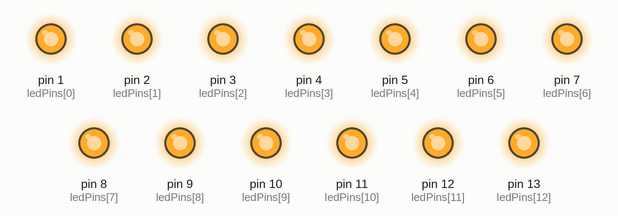
A sketch run on a simulated Arduino Uno, built with avr-gcc and run on an emulated ATmega328P. Shown: output pins drawn as LEDs (lit = HIGH). At 15.2 s the program stops and its outputs stay as they are.

Above: at 0.1 s.
At 14.7 s:
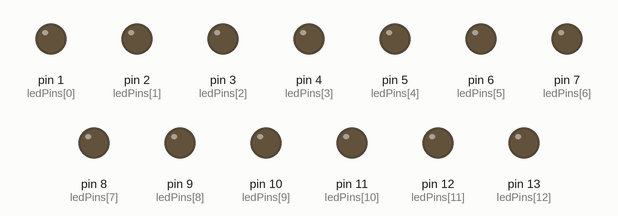
Timing chart, 0 to 16.2 s (numbered marks = the images above):
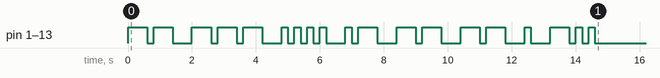

The sketch:

morse_code_flasher.ino
```cpp
/*
  Morse Code Flasher
  -------------------
  Every LED blinks the same message in Morse code, over and over.

  Morse timing (1 "unit" = UNIT milliseconds):
    dot             = 1 unit ON
    dash            = 3 units ON
    gap in a letter = 1 unit OFF   (between the dots/dashes of one letter)
    gap btwn letters= 3 units OFF
    gap btwn words  = 7 units OFF
*/

// 1) LIST YOUR LED PINS HERE.
//    From your picture the LEDs look like they're on pins 1 through 13.
//    Edit this list so it matches EXACTLY how you wired them.
const int ledPins[] = {1, 2, 3, 4, 5, 6, 7, 8, 9, 10, 11, 12, 13};
const int NUM_LEDS = sizeof(ledPins) / sizeof(ledPins[0]);

// 2) TYPE YOUR MESSAGE HERE (letters, numbers and spaces only).
const char message[] = "Mohammed";

// 3) SPEED. Higher number = slower blinking. 200 is a good starting point.
const int UNIT = 200;

// Morse patterns for A-Z
const char* LETTERS[] = {
  ".-","-...","-.-.","-..",".","..-.","--.","....","..",".---",
  "-.-",".-..","--","-.","---",".--.","--.-",".-.","...","-",
  "..-","...-",".--","-..-","-.--","--.."
};
// Morse patterns for 0-9
const char* DIGITS[] = {
  "-----",".----","..---","...--","....-",
  ".....","-....","--...","---..","----."
};

void setLeds(int state) {
  for (int i = 0; i < NUM_LEDS; i++) digitalWrite(ledPins[i], state);
}

void playSymbol(char symbol) {
  setLeds(HIGH);
  delay(symbol == '.' ? UNIT : UNIT * 3);  // dot = 1 unit, dash = 3 units
  setLeds(LOW);
  delay(UNIT);                             // gap between symbols = 1 unit
}

void playCode(const char* code) {
  for (int i = 0; code[i] != '\0'; i++) playSymbol(code[i]);
  delay(UNIT * 2);   // brings the gap after a letter up to 3 units total
}

void setup() {
  for (int i = 0; i < NUM_LEDS; i++) {
    pinMode(ledPins[i], OUTPUT);
    digitalWrite(ledPins[i], LOW);
  }
}

void loop() {
  for (int i = 0; message[i] != '\0'; i++) {
    char c = message[i];
    if (c >= 'a' && c <= 'z') c -= 32;      // lowercase -> uppercase

    if (c >= 'A' && c <= 'Z')      playCode(LETTERS[c - 'A']);
    else if (c >= '0' && c <= '9') playCode(DIGITS[c - '0']);
    else if (c == ' ')             delay(UNIT * 4);  // word gap = 7 units total
  }

  setLeds(LOW);      // turn every LED off
  while (true) { }   // stop here -- the message plays once, then halts
}
```

Measured:
- by itself, pin 1 (ledPins[0]), pin 2 (ledPins[1]), pin 3 (ledPins[2]), pin 4 (ledPins[3]), pin 5 (ledPins[4]), pin 6 (ledPins[5]), pin 7 (ledPins[6]), pin 8 (ledPins[7]), pin 9 (ledPins[8]), pin 10 (ledPins[9]), pin 11 (ledPins[10]), pin 12 (ledPins[11]), pin 13 (ledPins[12]): LOW → HIGH at 0.00 s, → LOW 0.60 s later, → HIGH 0.20 s later, → LOW 0.60 s later, … (38 changes in this stretch)
